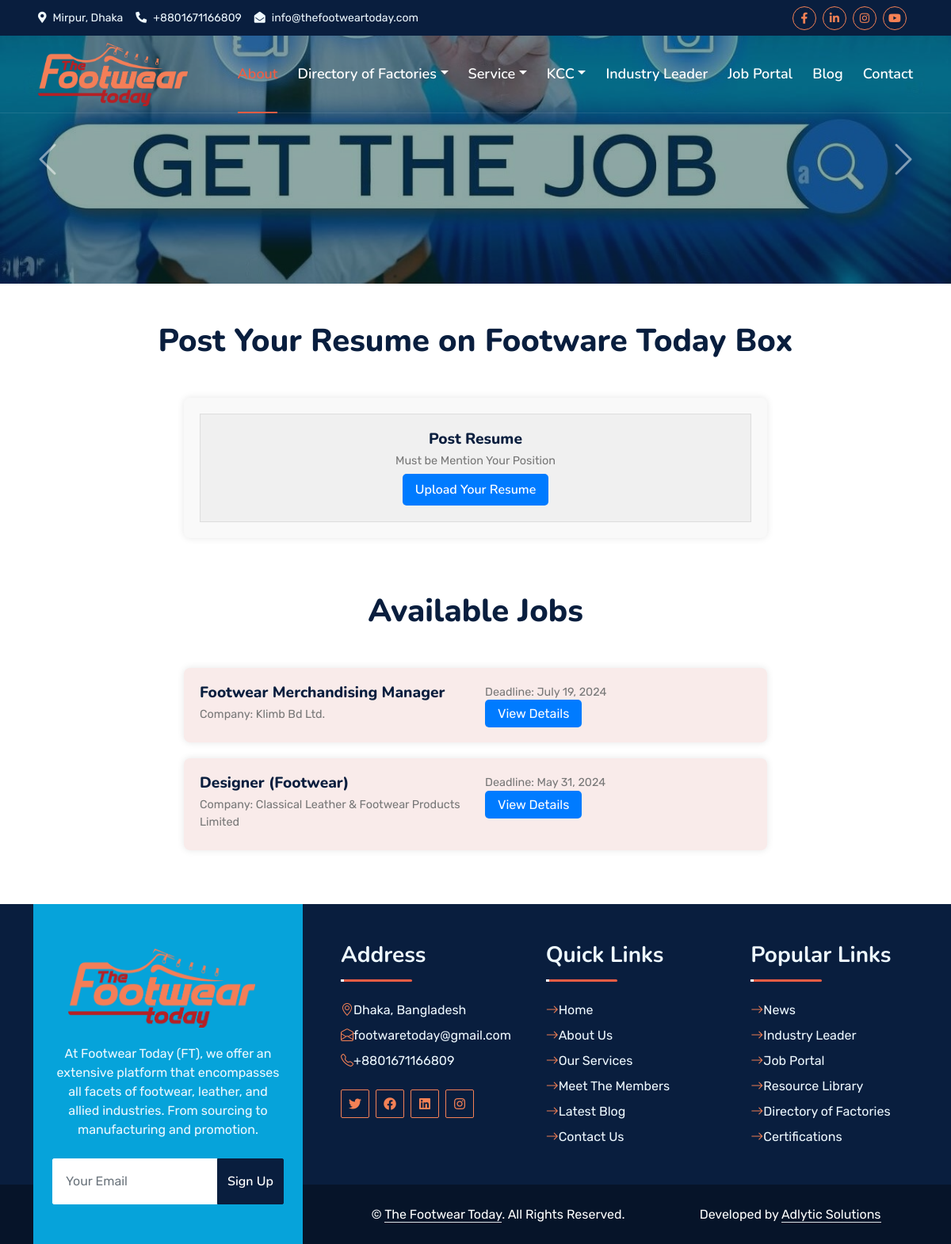
The page /job/ on the database its author committed.
### job/models.py (models this page shows, shortened)
class Job(models.Model):
    title = models.CharField(max_length=100)
    description = models.CharField(max_length=300, blank=True, null= True)
    company = models.CharField(max_length=100, blank=True, null= True)
    deadline = models.DateField( blank=True, null= True)
    experience = models.CharField(max_length=100, blank=True, null=True)
    place = models.CharField(max_length=100, blank=True, null=True)
    responsibility = models.TextField(blank=True, null=True)
    skills_required = models.CharField(max_length=100, blank=True, null=True)
    salary = models.CharField(max_length=100, blank=True, null=True)
    duration = models.CharField(max_length=100, blank=True, null=True)
    others_facility = models.TextField(blank=True, null=True)

### job/views.py (the view)
# urls.py: path('job/', views.job_list, name='job_list'),
def job_list(request):
    jobs = Job.objects.exclude(title="Post Resume")
    post_resume = Job.objects.filter(title="Post Resume")    # must be add upload resume model's title is:  "Post Resume" use space
    context = {'jobs': jobs , 'post_resume':post_resume }
    return render(request, 'job_portal/job_list.html', context)

### job/templates/job_portal/job_list.html (shortened to what this page needs)
{% extends 'index.html' %}
{% block body%}
{% load static %}
<body>
  <div class="container-fluid position-relative p-0">
    <nav class="navbar navbar-expand-lg navbar-dark px-5 py-3 py-lg-0">
      <a href="{% url 'home' %}" class="navbar-brand p-0">
        <h1 class="m-0">
          <img
            class="w-100"
            src="{% static 'img/logo/xlogo.png' %}"
            height="80px"
            width="100px"
            alt="Image"
          />
        </h1>
      </a>
      <div class="collapse navbar-collapse" id="navbarCollapse">
        <div class="navbar-nav ms-auto py-0">
          <a href="{% url 'about'  %}" class="nav-item nav-link active"
            >About</a
          >
          <div class="nav-item dropdown">
            <a
              href="#"
              class="nav-link dropdown-toggle"
              data-bs-toggle="dropdown"
              >Directory of Factories</a
            >
          </div>
          <div class="nav-item dropdown">
            <a
              href="#"
              class="nav-link dropdown-toggle"
              data-bs-toggle="dropdown"
              >Service</a
            >
          </div>
          <div class="nav-item dropdown">
            <a
              href="#"
              class="nav-link dropdown-toggle"
              data-bs-toggle="dropdown"
              >KCC</a
            >
          </div>
          <a href="{% url 'leaders'  %}" class="nav-item nav-link"
            >Industry Leader</a
          >
          <a href="{% url 'job_list'  %}" class="nav-item nav-link">
            Job Portal</a
          >
          <a href="{% url 'blog'  %}" class="nav-item nav-link">Blog</a>
          <a href="{% url 'contact'  %}" class="nav-item nav-link">Contact</a>
        </div>
      </div>
    </nav>
    <div
      id="header-carousel"
      class="carousel slide carousel-fade"
      data-bs-ride="carousel"
    >
      <div class="carousel-inner">
        <div class="carousel-item active">
          <img class="w-100" src="{% static 'img/job.jpeg'%}" alt="Image" />
          <div
            class="carousel-caption d-flex flex-column align-items-center justify-content-center"
          >
          </div>
        </div>
      </div>
      <button
        class="carousel-control-prev"
        type="button"
        data-bs-target="#header-carousel"
        data-bs-slide="prev"
      >
        <span class="carousel-control-prev-icon" aria-hidden="true"></span>
      </button>
      <button
        class="carousel-control-next"
        type="button"
        data-bs-target="#header-carousel"
        data-bs-slide="next"
      >
        <span class="carousel-control-next-icon" aria-hidden="true"></span>
      </button>
    </div>
  </div>
 <h1 class="text-center my-5">Post Your Resume on Footware Today Box</h1>
<div class="container">
  <div class="row">
    <div class="col-md-8 offset-md-2">
      <ul class="job-list">
        {% for job in post_resume %}
        <li class="job-item">
          <div class="job-box">
            <h2 class="job-title">{{ job.title }}</h2>
            <p class="job-company"> Must be Mention Your Position</p>
            <div class="button-container">
              <a href="{% url 'submit_resume' job.id %}" class="cta-button btn btn-primary">Upload Your Resume</a>
            </div>
          </div>
        </li>
        {% endfor %}
      </ul>
    </div>
  </div>
</div>
  <h1 class="text-center my-5">Available Jobs</h1>
  <div class="container">
    <div class="row">
      <div class="col-md-8 offset-md-2" >
        <ul class="job-list">
          {% for job in jobs %}
          <li class="job-item" style="background-color: #F9EBEA ;">
            <div class="row">
              <div class="col-md-6">
                <h2 class="job-title" >{{ job.title }}</h2>
                <p class="job-company">Company: {{ job.company }}</p>
              </div>
              <div class="col-md-6">
                <p class="job-deadline">Deadline: {{ job.deadline }}</p>
                <a href="{% url 'submit_resume' job.id %}" class="cta-button"
                  >View Details</a
                >
              </div>
            </div>
          </li>
          {% endfor %}
        </ul>
      </div>
    </div>
  </div>
{% endblock %}

### static/css/style.css (style rules this page uses)
:root { --primary: #f05d44; --secondary: #f05d44; --light: #f05d44; --dark: #a4282a; }
h1, h2, .fw-bold { font-weight: 800 !important; }
.btn { font-family: 'Nunito', sans-serif; font-weight: 600; transition: .5s; }
.btn-primary, .btn-secondary { color: #FFFFFF; box-shadow: inset 0 0 0 50px transparent; }
.navbar-dark .navbar-nav .nav-link { font-family: 'Nunito', sans-serif; position: relative; margin-left: 25px; padding: 35px 0; color: #FFFFFF; font-size: 18px; font-weight: 600; outline: none; transition: .5s; }
.navbar-dark .navbar-nav .nav-link:hover, .navbar-dark .navbar-nav .nav-link.active { color: var(--primary); }
.navbar-dark .navbar-brand h1 { color: #FFFFFF; }
@media (min-width: 992px) { .navbar-dark { position: absolute; width: 100%; top: 0; left: 0; border-bottom: 1px solid rgba(256, 256, 256, .1); z-index: 999; } }
@media (min-width: 992px) { .navbar-dark .navbar-nav .nav-link::before { position: absolute; content: ""; width: 0; height: 2px; bottom: -1px; left: 50%; background: var(--primary); transition: .5s; } }
@media (min-width: 992px) { .navbar-dark .navbar-nav .nav-link:hover::before, .navbar-dark .navbar-nav .nav-link.active::before { width: 100%; left: 0; } }
.carousel-caption { top: 0; left: 0; right: 0; bottom: 0; background: rgba(9, 62, 55, .45); z-index: 1; }
.carousel-control-prev, .carousel-control-next { width: 10%; }
.carousel-control-prev-icon, .carousel-control-next-icon { width: 3rem; height: 3rem; }

### job/templates/job_portal/job_list.html (style rules this page uses)
.job-item { list-style: none; margin-bottom: 20px; }
.job-box { background-color: #f0f0f0; border: 1px solid #ddd; padding: 20px; text-align: center; }
.job-title { margin-top: 0; }
.job-company { margin-bottom: 15px; }
.button-container { text-align: center; }
.job-list { list-style-type: none; padding: 0; margin: 0; }
.job-item { background-color: #f9f9f9; border-radius: 8px; padding: 20px; margin-bottom: 20px; box-shadow: 0 0 10px rgba(0, 0, 0, 0.1); }
.job-title { font-size: 1.2rem; margin-bottom: 5px; }
.job-company { color: #777; font-size: 0.9rem; margin-bottom: 5px; }
.job-deadline { color: #777; font-size: 0.9rem; margin-bottom: 5px; }
.cta-button { background-color: #007bff; color: #fff; border: none; padding: 8px 16px; border-radius: 5px; text-decoration: none; transition: background-color 0.3s ease; }

### rows shown on the page
Job: title "Post Resume"
Job: title "Footwear Merchandising Manager", company "Klimb Bd Ltd.", deadline "July 19, 2024"
Job: title "Designer (Footwear)", company "Classical Leather & Footwear Products Limited", deadline "May 31, 2024"
